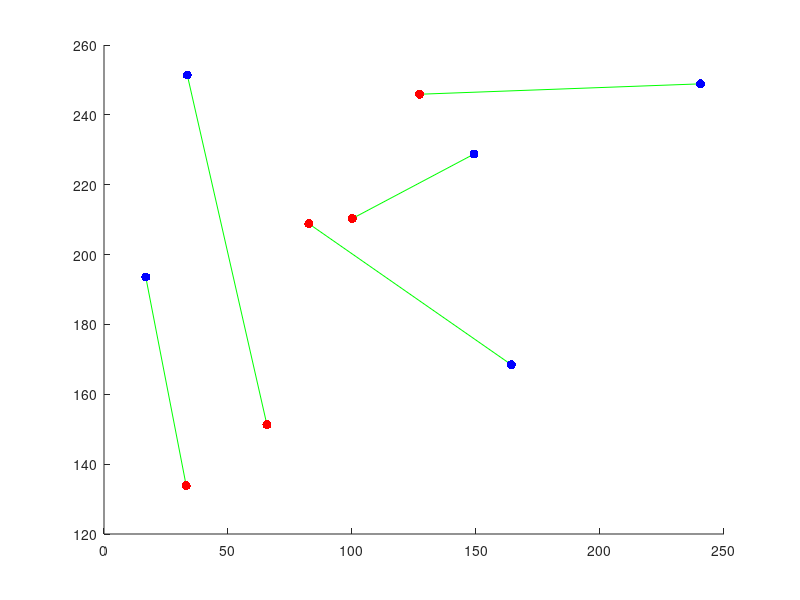
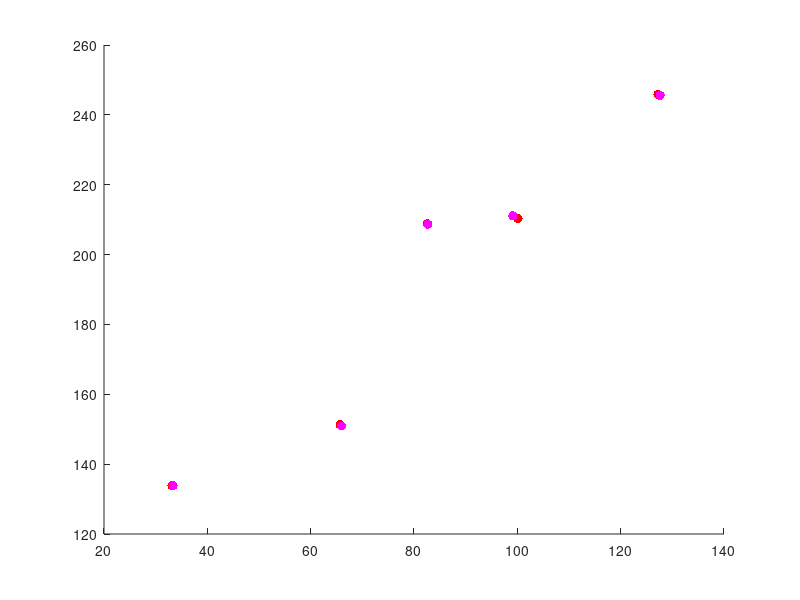

Recreate these plots in MATLAB, in order.
function practical1

%The aim of practical 1 is to calculate the homography that best maps two
%sets of points to one another.  We will (eventually) use this for creating
%panoramas, and for calculating the 3d pose of planes.  You should use this
%template for your code and fill in the missing sections marked "TO DO"

%close all open figures
close all;

%set of two dimensional Cartesian points
pts1Cart = [  240.5000   16.8351   33.5890  164.2696  149.1911;...
              248.8770  193.5890   251.3901 168.4581  228.7723];

%turn points to homogeneous representation
pts1Hom = [pts1Cart; ones(1,size(pts1Cart,2))]
      
%define a homography
H = [0.6 0.7 -100; 1.0 0.6 50; 0.001 0.002 1.0]

%apply homography to points
pts2Hom = H*pts1Hom

%convert back to Cartesian
pts2Cart = pts2Hom(1:2,:)./repmat(pts2Hom(3,:),2,1)

%add a small amount of noise
noiseLevel = 4.0;
pts2Cart = pts2Cart+noiseLevel*randn(size(pts2Cart));

%draw two set of two dimensional points
%opens figure
figure; set(gcf,'Color',[1 1 1]);
%draw lines between each pair of points
nPoint = size(pts1Cart,2);
for (cPoint = 1:nPoint)
    %plot a green line between each pair of points
    plot([pts1Cart(1,cPoint) pts2Cart(1,cPoint)],[pts1Cart(2,cPoint) pts2Cart(2,cPoint)],'g-');
    %make sure we don't replace with next point
    hold on;
end;

%draws first set of points
plot(pts1Cart(1,:),pts1Cart(2,:),'b.','MarkerSize',20);
%remove axis
set(gca,'Box','Off');


%draws second set of points
plot(pts2Cart(1,:),pts2Cart(2,:),'r.','MarkerSize',20);
%print('Ex_7part1_1.1','-depsc');

%now our goal is to transform the first points so that they map to the
%second set of points

%****TO DO****: Fill in the details of this routine 
%At the moment, it just returns and identity matrix (body is below)
HEst = calcBestHomography(pts1Cart, pts2Cart);

%now we will see how well the routine works by applying the mapping and
%measuring the square  distance between the desired and actual positions

%apply homography to points
pts2EstHom = HEst*pts1Hom

%convert back to Cartesian
pts2EstCart = pts2EstHom(1:2,:)./repmat(pts2EstHom(3,:),2,1)

%calculate mean squared distance from actual points
sqDiff = mean(sum((pts2Cart-pts2EstCart).^2))

%draw figure with points before and after
%draw two set of two dimensional points
%opens figure
figure; set(gcf,'Color',[1 1 1]);
%draw lines between each pair of points
nPoint = size(pts1Cart,2);
for (cPoint = 1:nPoint)
    %plot a green line pairs of actual and estimated points
    plot([pts2Cart(1,cPoint) pts2EstCart(1,cPoint)],[pts2Cart(2,cPoint) pts2EstCart(2,cPoint)],'g-');
    %make sure we don't replace with next point
    hold on;
end;

%draws second set of points
plot(pts2Cart(1,:),pts2Cart(2,:),'r.','MarkerSize',20);
%remove axis
set(gca,'Box','Off');


%draws estimated positions of second set of points
plot(pts2EstCart(1,:),pts2EstCart(2,:),'m.','MarkerSize',20);
%print('Ex_7part1_2.2','-depsc');

%other things **** TO DO ****
%1. Convince yourself that the homography is ambiguous up to scale (by
%multiplying it by a constant factor and showing it does the same thing).
%Can you see why this is mathematically the case?
%2. Show empirically that your homography routine can EXACTLY map any four points to any
%other four points
%3. Now move to practical 1b.




%==========================================================================
function H = calcBestHomography(pts1Cart, pts2Cart)

%should apply direct linear transform (DLT) algorithm to calculate best
%homography that maps the points in pts1Cart to their corresonding matchin in 
%pts2Cart

%****TO DO ****: replace this

A= zeros(10,9);
for i= 1: size(pts1Cart,2)
A(2*i-1,:)= [ 0,0, 0, -pts1Cart(1,i),-pts1Cart(2,i), -1,  pts2Cart(2,i) *pts1Cart(1,i), pts2Cart(2,i) *pts1Cart(2,i), pts2Cart(2,i)]; 
A(2*i,:)= [pts1Cart(1,i),pts1Cart(2,i),1,0, 0,0, -pts2Cart(1,i) *pts1Cart(1,i), -pts2Cart(1,i) *pts1Cart(2,i), -pts2Cart(1,i)];

end


%**** TO DO ****;
%first turn points to homogeneous
%then construct A matrix which should be (10 x 9) in size
%solve Ah = 0 by calling
h = solveAXEqualsZero(A); %(you have to write this routine too - see below)

%reshape h into the matrix H
H= reshape(h,3,3)';

%Beware - when you reshape the (9x1) vector x to the (3x3) shape of a homography, you must make
%sure that it is reshaped with the values going first into the rows.  This
%is not the way that the matlab command reshape works - it goes columns
%first.  In order to resolve this, you can reshape and then take the
%transpose


%==========================================================================
function x = solveAXEqualsZero(A);
[U,S,V]= svd(A);
x= V(:,end);

%****TO DO **** Write this routine 

